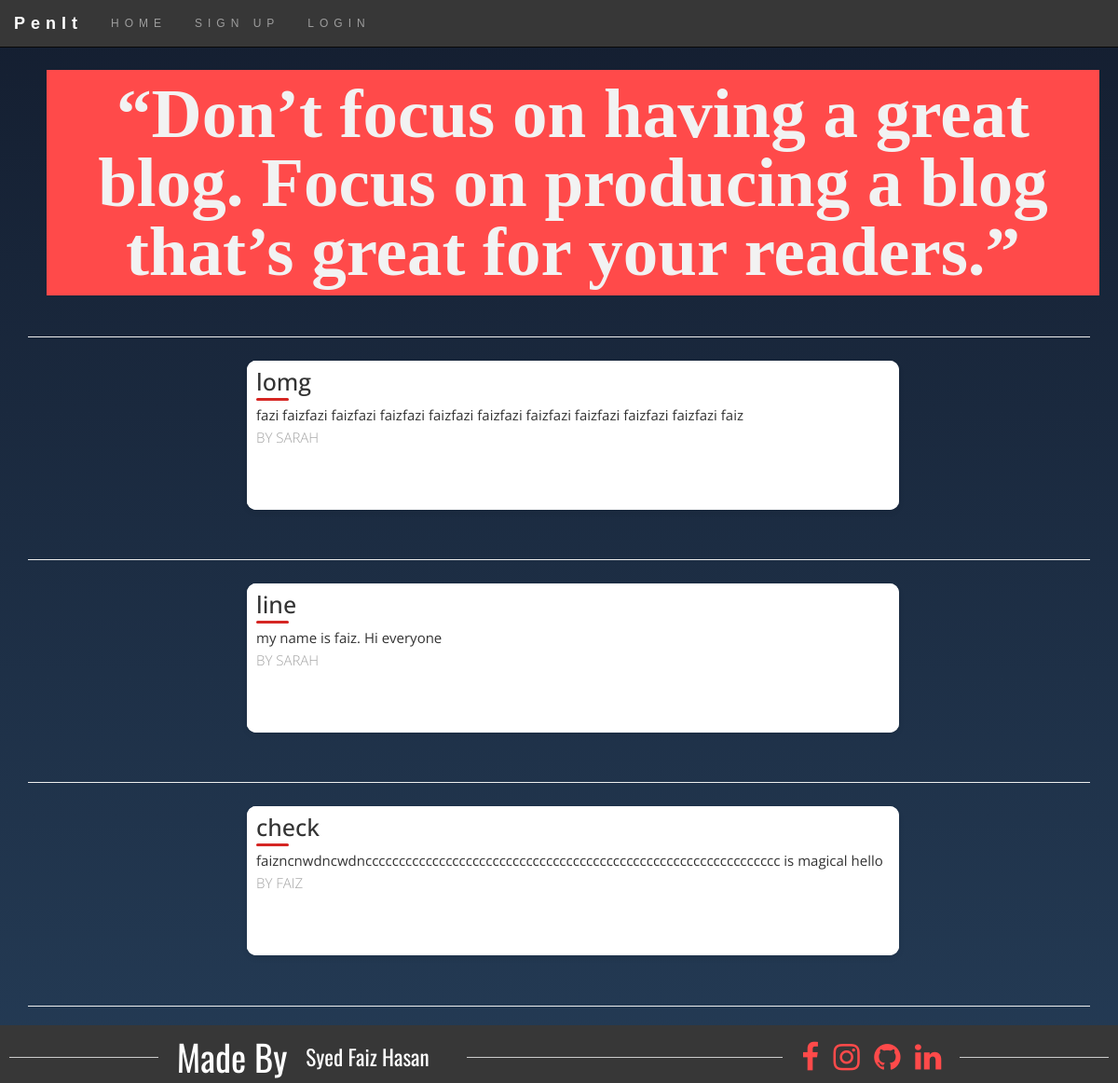
The page / on the database its author committed.
### blogs/models.py (models this page shows, shortened)
class Blog(models.Model):
    title = models.CharField(max_length=250)
    pub_date = models.DateTimeField()
    body = models.TextField()
    hunter = models.ForeignKey(User,on_delete=models.CASCADE)
    def summary(self):
        return self.body[:100]

### blogs/views.py (the view)
# urls.py: path('',views.home,name='home'),
def home(request):
    blogs = Blog.objects
    return render(request,'home.html',{'blogs':blogs})

### templates/home.html
{% extends 'base.html' %}
{% block content %}
<center>
  <div class="container">
  <h2 style="color: #f2f2f2; background: #ff4a4a; font-size: 75px; line-height: 74px; font-weight: 700; margin: 0 5px 24px; float: left; padding: 10px; margin: 0 5px 24px; font-family: 'Libre Baskerville', serif;">
    “Don’t focus on having a great blog. Focus on producing a blog that’s great for your readers.”
  </h2>
  </div>
</center>
<hr>
{% for i in blogs.all %}
<section class="section is-primary">
<div class="container" onclick="window.location='{% url 'detail' i.id %}';" style="cursor:pointer;">
      <div class="blog-card">
        <div class="description">
          <h1>{{ i.title }}</h1>
          <p>
            {{ i.summary }}
          </p>
          <h2>By {{ i.hunter.username }}</h2>
        </div>
      </div>
  </div>
</section>
<br>
<hr>
{% endfor %}
{% endblock %}

### templates/base.html (shortened to what this page needs)
<!DOCTYPE html>
{% load static %}
<html lang="en" >
<head>
<link rel="stylesheet" href="https://maxcdn.bootstrapcdn.com/font-awesome/4.4.0/css/font-awesome.min.css"><link rel="stylesheet" href="https://cdnjs.cloudflare.com/ajax/libs/meyer-reset/2.0/reset.min.css">
<link rel="stylesheet" href="./style.css">
<link rel="stylesheet" href="https://cdnjs.cloudflare.com/ajax/libs/normalize/5.0.0/normalize.min.css">
<link rel='stylesheet' href='https://maxcdn.bootstrapcdn.com/bootstrap/3.3.6/css/bootstrap.min.css'>
</head>
<body>
<header>
<nav class="navbar navbar-inverse navbar-fixed-top">
	<div class="container-fluid">
		<div class="navbar-header">
			<a class="navbar-brand"><b>PenIt</b></a>
		</div>
		<div class="collapse navbar-collapse" id="myNavbar">
			<ul class="nav navbar-nav">
        {% if user.is_authenticated %}
              <li><a href="{% url 'home' %}">HOME</a></li>
              <li><a href="{% url 'create' %}">CREATE</a></li>
              <li><a href="javascript:{document.getElementById('logout').submit()}">LOGOUT</a></li>
              <li><a >Welcome {{ user }}</a></li>
              <form id="logout" action="{% url 'logout' %}" method="post">
                {% csrf_token %}
                <input type="hidden"/>
              </form>
              {% else %}
              <li><a href="{% url 'home' %}">HOME</a></li>
              <li><a href="{% url 'signup' %}">SIGN UP</a></li>
      				<li><a href="{% url 'login' %}">LOGIN</a></li>
              {% endif %}
			</ul>
		</div>
	</div>
</nav>
</header>
<br><br><br><br><br>
<div class="container">
  {% block content %}
  {% endblock %}
</div>
<footer class="flex-rw">
  <section class="footer-social-section flex-rw">
      <span class="footer-social-overlap footer-social-connect" >
      Made By <span class="footer-social-small">Syed Faiz Hasan</span>
      </span>
      <span class="footer-social-overlap footer-social-icons-wrapper">
      <a href="https://www.facebook.com/faizhasan11/" class="generic-anchor" target="_blank" title="Facebook" itemprop="significantLink"><i class="fa fa-facebook"></i></a>
      <a href="https://www.instagram.com/faiz_hasan11/" class="generic-anchor" target="_blank" title="Instagram" itemprop="significantLink"><i class="fa fa-instagram"></i></a>
      <a href="https://github.com/faiz-hasan11" class="generic-anchor" target="_blank" title="Youtube" itemprop="significantLink"><i class="fa fa-github"></i></a>
      <a href="https://www.linkedin.com/in/syed-faiz-hasan-3249071a9/" class="generic-anchor" target="_blank" title="Facebook" itemprop="significantLink"><i class="fa fa-linkedin"></i></a>
          </span>
  </section>
  </footer>
</body>
</html>

### templates/style.css (style rules this page uses)
html { height: 100%; }
body { margin:0; padding:0; font-family: sans-serif; background: linear-gradient(#141e30, #243b55); }

### templates/base.html (style rules this page uses)
.navbar { margin-bottom: 0; background-color: #373737; font-size: 12px; letter-spacing: 6px; font-family: Montserrat, sans-serif; }
* { box-sizing: border-box; }
html, body { height: 100%; }
body { font: 11px "Open Sans", sans-serif; -webkit-font-smoothing: antialiased; -moz-osx-font-smoothing: grayscale; margin: auto; display: -webkit-box; display: flex; -webkit-box-orient: vertical; -webkit-box-direction: normal; flex-flow: column nowrap; -webkit-box-pack: justify; justify-content: space-between; }
ul { list-style: none; }
a { text-decoration: none; }
.generic-anchor { color: #ff4a4a; }
.flex-rw { display: -webkit-box; display: flex; -webkit-box-orient: horizontal; -webkit-box-direction: normal; flex-flow: row wrap; }
footer { background: #373737; margin-top: auto; width: 100%; }
.footer-social-section { width: 100%; -webkit-box-align: center; align-items: center; justify-content: space-around; position: relative; margin-top: 5px; }
.footer-social-section::after { content: ""; position: absolute; z-index: 1; top: 50%; left: 10px; border-top: 1px solid #ccc; width: calc(100% - 20px); }
.footer-social-overlap { position: relative; z-index: 2; background: #373737; padding: 0 20px; }
.footer-social-connect { display: -webkit-box; display: flex; -webkit-box-align: center; align-items: center; font: 3.5em "Oswald", sans-serif; color: #fff; }
.footer-social-small { font-size: 0.6em; padding: 0px 20px; }
.footer-social-overlap > a { font-size: 3em; }
.footer-social-overlap > a:not(:first-child) { margin-left: 0.38em; }
.blog-card { display: flex; flex-direction: column; margin: 0.5rem auto; box-shadow: 0 3px 7px -1px rgba(0, 0, 0, 0.1); margin-bottom: 1.6%; background: #fff; line-height: 1.4; border-radius: 10px; overflow: hidden; z-index: 0; }
.blog-card .description { padding: 1rem; background: #fff; position: relative; z-index: 1; }
.blog-card .description:before { content: ""; border-radius: 10px; background: #fff; width: 100%; position: absolute; top: -10px; left: 0; bottom: 0; z-index: -1; }
.blog-card .description h1 { line-height: 1; margin: 0; font-size: 2.5rem; }
.blog-card .description h2 { font-size: 1.5rem; font-weight: 300; text-transform: uppercase; color: #a2a2a2; margin-top: 5px; }
.blog-card p { position: relative; margin: 1rem 0 0; font-size: 1.5rem; }
.blog-card p:first-of-type { margin-top: 1.25rem; }
.blog-card p:first-of-type:before { content: ""; position: absolute; height: 5px; background: #5ad67d; width: 35px; top: -0.75rem; border-radius: 3px; text-align:left; height: 3px; border-radius: 50px; background: #d52623; }
@media (min-width: 640px) { .blog-card { flex-direction: row; max-width: 700px; min-height: 160px } }
@media (min-width: 640px) { .blog-card .description { flex-basis: 100%; } }
@media (min-width: 640px) { .blog-card .description:before { content: ""; border-radius: 10px; background: #fff; width: 30px; position: absolute; left: -10px; top: 0; bottom: 0; z-index: -1; } }

### rows shown on the page
Blog: title "lomg", summary "fazi faizfazi faizfazi faizfazi faizfazi faizfazi faizfazi faizfazi faizfazi faizfazi faiz", hunter.username "SARAH"
Blog: title "line", summary "my name is faiz. Hi everyone", hunter.username "SARAH"
Blog: title "check", summary "faizncnwdncwdncccccccccccccccccccccccccccccccccccccccccccccccccccccccccccccc is magical hello", hunter.username "FAIZ"
